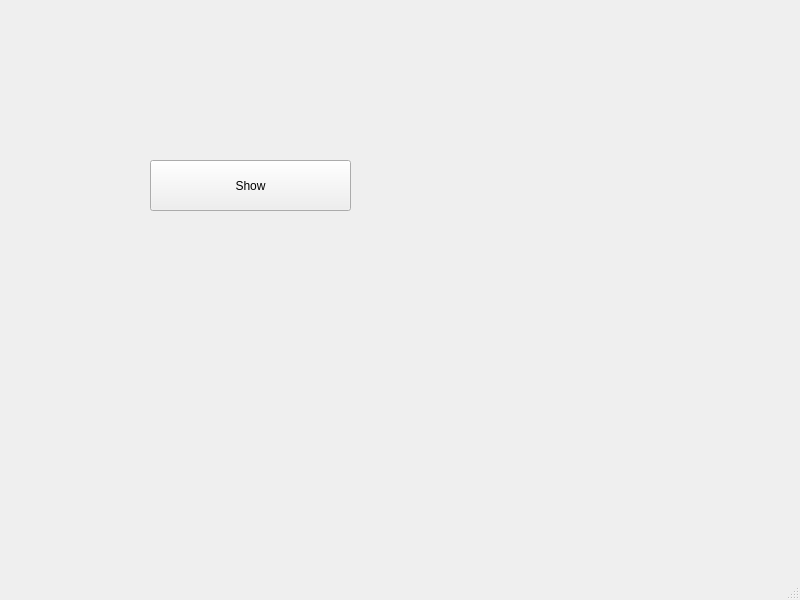
<?xml version="1.0" encoding="UTF-8"?>
<ui version="4.0">
 <class>MainWindow</class>
 <widget class="QMainWindow" name="MainWindow">
  <property name="geometry">
   <rect>
    <x>0</x>
    <y>0</y>
    <width>800</width>
    <height>600</height>
   </rect>
  </property>
  <property name="windowTitle">
   <string>MainWindow</string>
  </property>
  <widget class="QWidget" name="centralwidget">
   <widget class="QPushButton" name="ShowPopup">
    <property name="geometry">
     <rect>
      <x>150</x>
      <y>160</y>
      <width>201</width>
      <height>51</height>
     </rect>
    </property>
    <property name="text">
     <string>Show</string>
    </property>
   </widget>
  </widget>
  <widget class="QMenuBar" name="menubar">
   <property name="geometry">
    <rect>
     <x>0</x>
     <y>0</y>
     <width>800</width>
     <height>21</height>
    </rect>
   </property>
  </widget>
  <widget class="QStatusBar" name="statusbar"/>
 </widget>
 <resources/>
 <connections/>
</ui>
